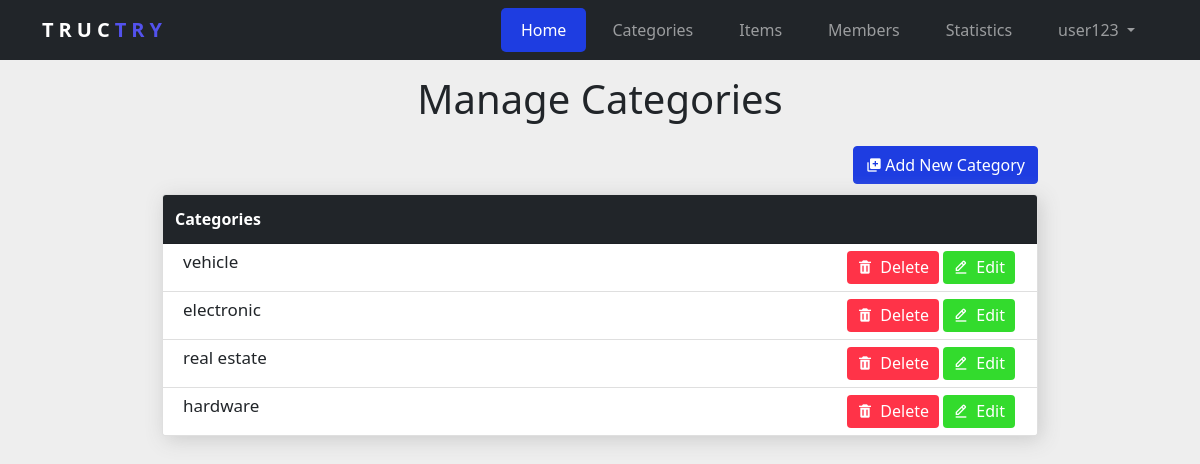
The page /admin/categories.php (signed in) on the database its author committed.
### tables this page shows
CREATE TABLE `categories` (
  `ID` int(11) NOT NULL,
  `Name` varchar(255) NOT NULL,
  `Description` text NOT NULL
);

### admin/categories.php (the view, shortened to what this page needs)
<?php
    require "config.php";
    include "includes/template/header.php";
    include "includes/template/navbar.php";
    if(isset($_SESSION['admin'])){
        $link = isset($_GET['action']) ? $_GET['action'] : "manage";
        if($link == "manage"){
            $stmt = $con->prepare("SELECT * FROM categories");
            $stmt->execute();
            ?>
            <div class="container w-75">
                <h1 class="text-center" style="padding: 15px;">Manage Categories</h1>
                <div class="add-btn">
                    <a href='?action=add' class="btn btn-primary"><i class="bx bxs-add-to-queue"></i>Add New Category</a>
                </div>
                <div class="card categ">
                    <div class="card-header bg-dark">
                        Categories
                    </div>
                    <ul class="list-group list-group-flush categ-list"> <?php
                        while($row = $stmt->fetch()){ ?>
                            <li class="list-group-item"> <?php echo $row['Name'] ?>
                                <a href="categories.php?action=edit&id=<?php echo $row['ID'] ?>" class="btn btn-success float-end"><i class="bx bx-edit-alt"></i> Edit</a>
                                <a href="categories.php?action=delete&id=<?php echo $row['ID'] ?>" class="btn btn-danger confirm float-end"><i class="bx bxs-trash"></i> Delete</a>
                            </li>
                <?php  }
                        ?>
                    </ul>
                </div>
            </div>
        <?php
        }
    } else {
        header('location: index.php');
        exit();
    }
    include "includes/template/footer.php";
?>

### admin/css/style.css (style rules this page uses)
:root { --btn: #1E3DE1; --btnhover: #2444FF; }
.btn-primary { background-color: var(--btn); border-color: var(--btn); }
body { background-color: #eee; }
.btn-primary i { margin-right: .2rem; position: relative; top: 1px; }
.add-btn { display: flex; justify-content: flex-end; margin-bottom: 10px; }
.categ { box-shadow: 3px 4px 20px 0px #ccc; }
.categ .card-header { padding: 12px; color: #fff; background-color: #5352ed; font-weight: bold; }
.categ-list li { padding: 5px 20px; font-size: 17px; font-weight: 500; }
.categ-list .btn-success { margin: 2px; color: #fff; background-color: #08d401d2; border: none; padding: 4px 10px; height: 33px; }
.categ-list .btn-success i { margin-right: .2rem; position: relative; top: 1px; }
.categ-list .btn-danger { margin: 2px; color: #fff; background-color: #ff0f27d8; border: none; padding: 4px 10px; height: 33px; }
.categ-list .btn-danger i { margin-right: .2rem; position: relative; top: 1px; }

### rows shown on the page
categories: Name "vehicle"
categories: Name "electronic"
categories: Name "real estate"
categories: Name "hardware"

### other values the page prints
$_SESSION['admin'] "user123"
